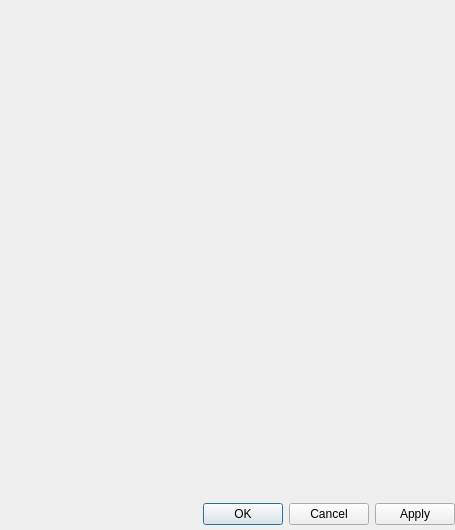
<?xml version="1.0" encoding="UTF-8"?>
<ui version="4.0">
 <class>PropertiesDialog</class>
 <widget class="QDialog" name="PropertiesDialog">
  <property name="geometry">
   <rect>
    <x>0</x>
    <y>0</y>
    <width>455</width>
    <height>530</height>
   </rect>
  </property>
  <property name="windowTitle">
   <string>Properties Dialog</string>
  </property>
  <layout class="QVBoxLayout" name="verticalLayout">
   <property name="leftMargin">
    <number>0</number>
   </property>
   <property name="topMargin">
    <number>0</number>
   </property>
   <property name="rightMargin">
    <number>0</number>
   </property>
   <property name="bottomMargin">
    <number>5</number>
   </property>
   <item>
    <widget class="QScrollArea" name="scrollArea">
     <property name="frameShape">
      <enum>QFrame::NoFrame</enum>
     </property>
     <property name="widgetResizable">
      <bool>true</bool>
     </property>
     <widget class="QWidget" name="scrollAreaWidgetContents">
      <property name="geometry">
       <rect>
        <x>0</x>
        <y>0</y>
        <width>455</width>
        <height>490</height>
       </rect>
      </property>
     </widget>
    </widget>
   </item>
   <item>
    <widget class="QDialogButtonBox" name="buttonBox">
     <property name="orientation">
      <enum>Qt::Horizontal</enum>
     </property>
     <property name="standardButtons">
      <set>QDialogButtonBox::Apply|QDialogButtonBox::Cancel|QDialogButtonBox::Ok</set>
     </property>
    </widget>
   </item>
  </layout>
 </widget>
 <resources/>
 <connections>
  <connection>
   <sender>buttonBox</sender>
   <signal>accepted()</signal>
   <receiver>PropertiesDialog</receiver>
   <slot>accept()</slot>
   <hints>
    <hint type="sourcelabel">
     <x>248</x>
     <y>254</y>
    </hint>
    <hint type="destinationlabel">
     <x>157</x>
     <y>274</y>
    </hint>
   </hints>
  </connection>
  <connection>
   <sender>buttonBox</sender>
   <signal>rejected()</signal>
   <receiver>PropertiesDialog</receiver>
   <slot>reject()</slot>
   <hints>
    <hint type="sourcelabel">
     <x>316</x>
     <y>260</y>
    </hint>
    <hint type="destinationlabel">
     <x>286</x>
     <y>274</y>
    </hint>
   </hints>
  </connection>
 </connections>
</ui>
